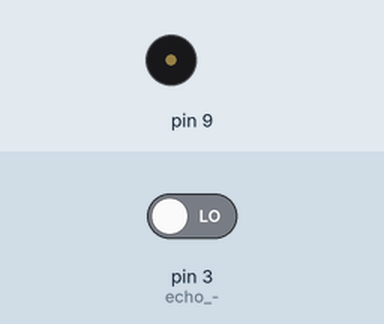
Bench run of a sketch on a simulated Arduino Uno, built with avr-gcc and run on an emulated ATmega328P. Parts: buzzer (waves = sounding). Inputs (shaded band) come from the test bench; at power-on: pin 3 (echo_-) LOW. What the sketch prints to the serial monitor is not drawn.

Above: at 0.5 s.
Timing chart, 0 to 3.7 s (numbered marks = the images above):
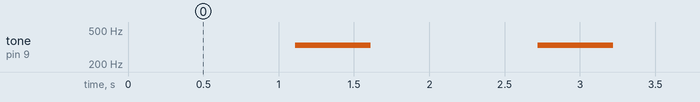

Measured:
- by itself, tone on pin 9: alternates 330 Hz for 0.50 s and silent for 1.1 s

The sketch:

0401_5_ultrasonicSensor_piezoButton_1.ino
```cpp
// 초음파센서와 피에조 버튼
void setup() {
  pinMode(2, OUTPUT);    // trig -> 초음파를 쏘는 부분 (초음파 발생기) (액츄)
  pinMode(3, INPUT);     // echo -> 초음파를 받는 부분 (초음파 수신기) (센서)
  pinMode(9, OUTPUT);
  Serial.begin(9600);
}

void loop() {
  digitalWrite(2,1);
  delay(10);
  digitalWrite(2,0);

  int duration = pulseIn(3, 1);
  duration = duration / 2;
  int distance = duration / 29.1;

  Serial.println(distance);
  delay(100);

  if (0 <= distance <= 10){
    tone(9, 330);
    delay(100);
    noTone(9);
    tone(9, 330);
    delay(100);
    noTone(9);
    tone(9, 330);
    delay(100);
    noTone(9);
    tone(9, 330);
    delay(100);
    noTone(9);
    tone(9, 330);
    delay(100);
    noTone(9);

  }else {
    tone(9, 330);
    delay(2000);
    noTone(9);
    tone(9, 330);
    delay(2000);
    noTone(9);
    tone(9, 330);
    delay(2000);
    noTone(9);
  }

}
```
